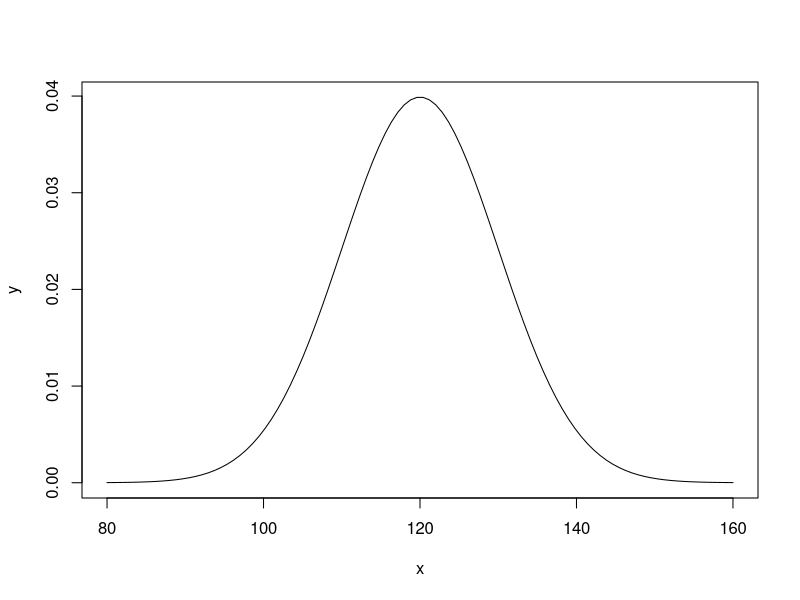
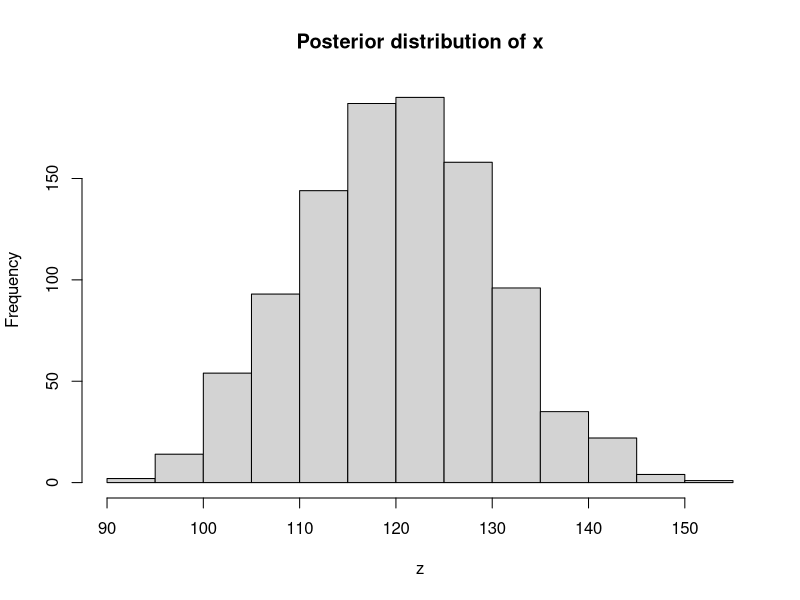
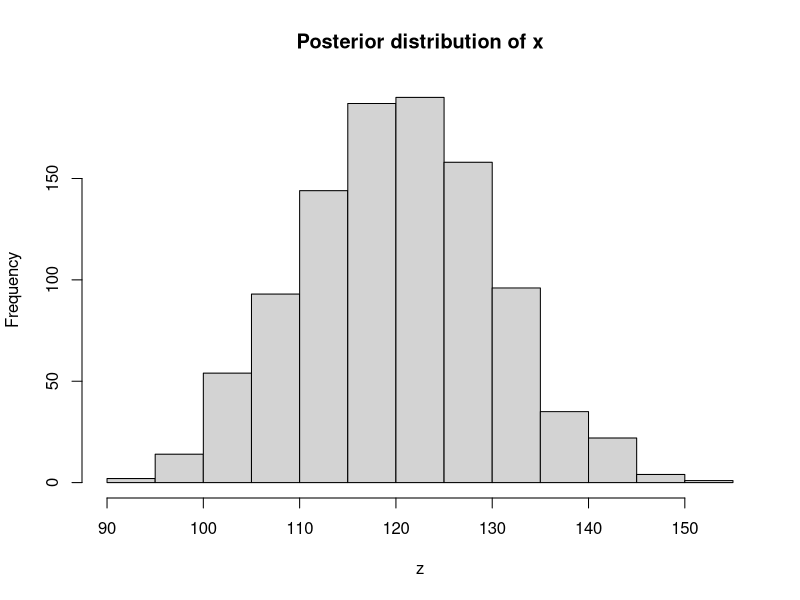

Source code (R) for these figures, in order:
## ---- chunk 1
priormean <- 120 
priorsd <- 10 
## ---- chunk 2
x <- seq(80,160,len = 100) 
## ---- chunk 3
head(x)

max(x)
## ---- chunk 4
y<-dnorm(x,mean = priormean,sd=priorsd)
plot(x,y,type = "l")
## ---- chunk 5
z <- rnorm(1000,priormean,priorsd)

head(z)
## ---- chunk 6
hist(z,main = "Posterior distribution of x")
## ---- chunk 7
hist(z,main = "Posterior distribution of x")
## ---- chunk 8
mean(z) 

sd(z) 

## ---- chunk 9
sbp <- mean(z) + qnorm(c(0.025,0.975)) * sd(z) 
sbp
